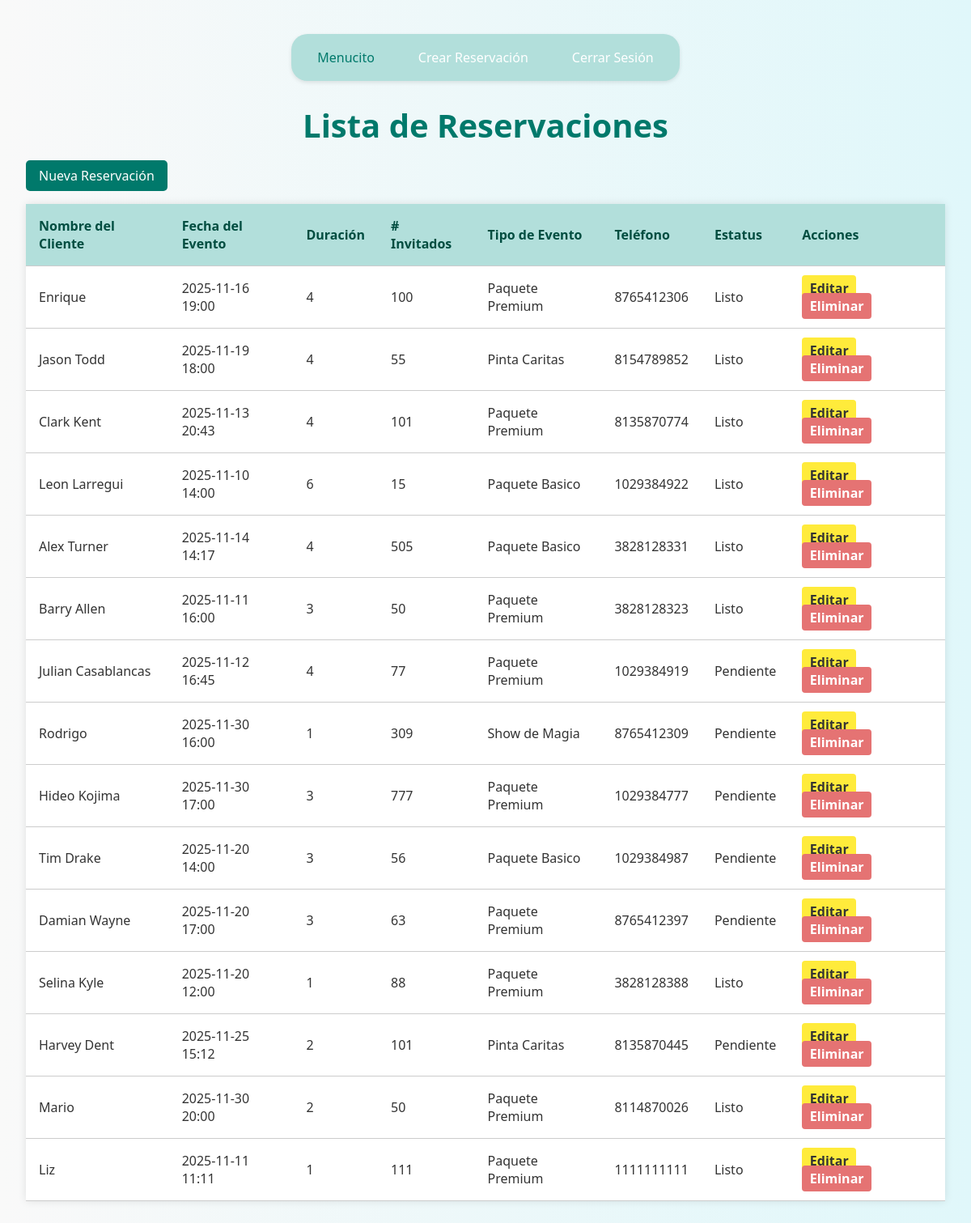
Screenshot of /listar/ (signed in) with the database file from the repository.
### app/models.py (models this page shows, shortened)
class RESERVACION(models.Model):
    nombre_cliente = models.CharField(max_length=100)
    fecha_evento = models.DateTimeField()
    duracion_horas = models.IntegerField(default=4)
    num_invitados = models.IntegerField()
    tipo_evento = models.CharField(max_length=50)
    telefono_contacto = models.CharField(max_length=15)
    estatus = models.CharField(max_length=20, default='Pendiente')
    @property
    def estatus_actualizado(self):
        if self.fecha_evento < timezone.now():
            return "Listo"
        return self.estatus

### app/views.py (the view)
# urls.py: path('listar/', views.listar_reservaciones, name='listar'),
@login_required
@user_passes_test(is_admin)
def listar_reservaciones(request):
    reservaciones = RESERVACION.objects.all()
    return render(request, 'listar.html', {'reservaciones': reservaciones})

### app/views.py (called while the page is built)
def is_admin(user):
    return user.is_superuser

### app/templates/listar.html (shortened to what this page needs)
{% load static %}
<!DOCTYPE html>
<html lang="es" translate="no">
<head>
    <link rel="stylesheet" href="{% static 'css/stylelistar.css' %}">
</head>
<body>
    {% include 'menu.html' %}
    <h1>Lista de Reservaciones</h1>
    <a class="boton-nuevo" href="{% url 'crear' %}">Nueva Reservación</a>
    <table class="tabla-productos">
        <thead>
            <tr>
                <th>Nombre del Cliente</th>
                <th>Fecha del Evento</th>
                <th>Duración</th>
                <th># Invitados</th>
                <th>Tipo de Evento</th>
                <th>Teléfono</th>
                <th>Estatus</th>
                <th>Acciones</th>
            </tr>
        </thead>
        <tbody>
            {% for reservacion in reservaciones %}
            <tr>
                <td>{{ reservacion.nombre_cliente }}</td>
                <td>{{ reservacion.fecha_evento|date:"Y-m-d H:i" }}</td>
                <td>{{ reservacion.duracion_horas }}</td>
                <td>{{ reservacion.num_invitados }}</td>
                <td>{{ reservacion.tipo_evento }}</td>
                <td>{{ reservacion.telefono_contacto }}</td>
                <td>{{ reservacion.estatus_actualizado }}</td>
                <td>
                    <a class="boton-editar" href="{% url 'editar' reservacion.id %}">Editar</a>
                    <a class="boton-eliminar" href="{% url 'eliminar' reservacion.id %}" onclick="return confirmarEliminacion(event)">Eliminar</a>
                </td>
            </tr>
            {% empty %}
            <tr>
                <td colspan="7" class="text-center text-muted">No hay reservaciones registradas.</td>
            </tr>
            {% endfor %}
        </tbody>
    </table>
</body>
</html>

### app/static/css/stylelistar.css (style rules this page uses)
body { font-family: 'Segoe UI', sans-serif; background: linear-gradient(to right, #f9f9f9, #e0f7fa); padding: 2rem; color: #333; }
h1 { text-align: center; font-size: 2.5rem; color: #00796b; margin-bottom: 1rem; }
.boton-nuevo { display: inline-block; margin-bottom: 1rem; padding: 0.5rem 1rem; background-color: #00796b; color: white; text-decoration: none; border-radius: 5px; transition: background-color 0.3s ease; }
.tabla-productos { width: 100%; border-collapse: collapse; box-shadow: 0 0 10px rgba(0,0,0,0.1); background-color: white; }
.tabla-productos th, .tabla-productos td { padding: 1rem; border-bottom: 1px solid #ccc; text-align: left; }
.tabla-productos th { background-color: #b2dfdb; color: #004d40; font-weight: bold; }
.boton-editar, .boton-eliminar { margin-right: 0.5rem; padding: 0.3rem 0.6rem; text-decoration: none; border-radius: 4px; font-weight: bold; }
.boton-editar { background-color: #ffeb3b; color: #333; }
.boton-eliminar { background-color: #e57373; color: white; }

### app/static/css/style3.css (style rules this page uses)
body { margin: 0; font-family: 'Segoe UI', sans-serif; background-color: #f9f9f9; }

### rows the page displays
RESERVACION: nombre_cliente "Enrique", fecha_evento "2025-11-16 19:00", duracion_horas "4", num_invitados "100", tipo_evento "Paquete Premium", telefono_contacto "8765412306", estatus_actualizado "Listo"
RESERVACION: nombre_cliente "Jason Todd", fecha_evento "2025-11-19 18:00", duracion_horas "4", num_invitados "55", tipo_evento "Pinta Caritas", telefono_contacto "8154789852", estatus_actualizado "Listo"
RESERVACION: nombre_cliente "Clark Kent", fecha_evento "2025-11-13 20:43", duracion_horas "4", num_invitados "101", tipo_evento "Paquete Premium", telefono_contacto "8135870774", estatus_actualizado "Listo"
RESERVACION: nombre_cliente "Leon Larregui", fecha_evento "2025-11-10 14:00", duracion_horas "6", num_invitados "15", tipo_evento "Paquete Basico", telefono_contacto "1029384922", estatus_actualizado "Listo"
RESERVACION: nombre_cliente "Alex Turner", fecha_evento "2025-11-14 14:17", duracion_horas "4", num_invitados "505", tipo_evento "Paquete Basico", telefono_contacto "3828128331", estatus_actualizado "Listo"
RESERVACION: nombre_cliente "Barry Allen", fecha_evento "2025-11-11 16:00", duracion_horas "3", num_invitados "50", tipo_evento "Paquete Premium", telefono_contacto "3828128323", estatus_actualizado "Listo"
RESERVACION: nombre_cliente "Julian Casablancas", fecha_evento "2025-11-12 16:45", duracion_horas "4", num_invitados "77", tipo_evento "Paquete Premium", telefono_contacto "1029384919", estatus_actualizado "Pendiente"
RESERVACION: nombre_cliente "Rodrigo", fecha_evento "2025-11-30 16:00", duracion_horas "1", num_invitados "309", tipo_evento "Show de Magia", telefono_contacto "8765412309", estatus_actualizado "Pendiente"
RESERVACION: nombre_cliente "Hideo Kojima", fecha_evento "2025-11-30 17:00", duracion_horas "3", num_invitados "777", tipo_evento "Paquete Premium", telefono_contacto "1029384777", estatus_actualizado "Pendiente"
RESERVACION: nombre_cliente "Tim Drake", fecha_evento "2025-11-20 14:00", duracion_horas "3", num_invitados "56", tipo_evento "Paquete Basico", telefono_contacto "1029384987", estatus_actualizado "Pendiente"
RESERVACION: nombre_cliente "Damian Wayne", fecha_evento "2025-11-20 17:00", duracion_horas "3", num_invitados "63", tipo_evento "Paquete Premium", telefono_contacto "8765412397", estatus_actualizado "Pendiente"
RESERVACION: nombre_cliente "Selina Kyle", fecha_evento "2025-11-20 12:00", duracion_horas "1", num_invitados "88", tipo_evento "Paquete Premium", telefono_contacto "3828128388", estatus_actualizado "Listo"
RESERVACION: nombre_cliente "Harvey Dent", fecha_evento "2025-11-25 15:12", duracion_horas "2", num_invitados "101", tipo_evento "Pinta Caritas", telefono_contacto "8135870445", estatus_actualizado "Pendiente"
RESERVACION: nombre_cliente "Mario", fecha_evento "2025-11-30 20:00", duracion_horas "2", num_invitados "50", tipo_evento "Paquete Premium", telefono_contacto "8114870026", estatus_actualizado "Listo"
RESERVACION: nombre_cliente "Liz", fecha_evento "2025-11-11 11:11", duracion_horas "1", num_invitados "111", tipo_evento "Paquete Premium", telefono_contacto "1111111111", estatus_actualizado "Listo"
